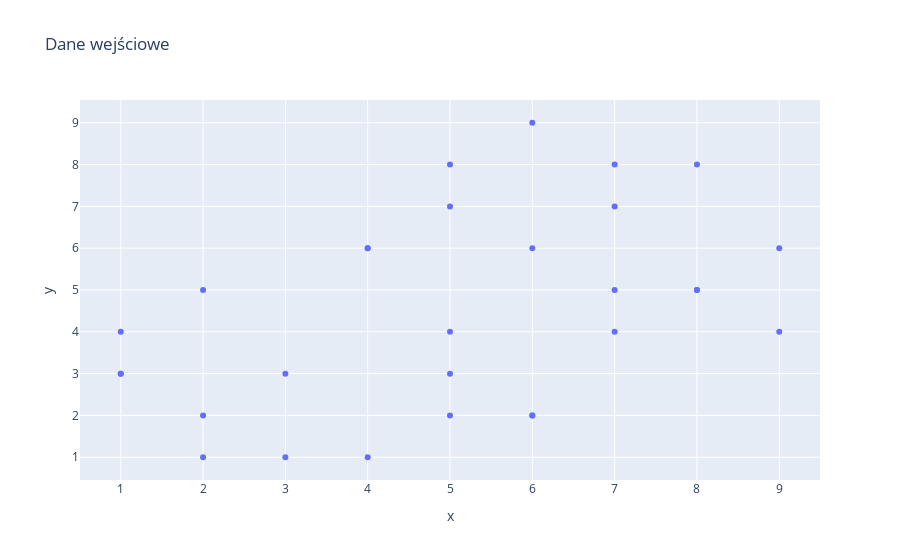

Notebook code for this chart:
### Code cell
#Smote test
# tutaj jest tymczasowy test Smote żeby ogarnąć poprawne liczebności
import plotly.express as px
temp_Cluter = np.array([[1,3,2,4,6,2,1,3,6,4,5,1,5,2,
                6,8,7,9,5,8,6,8,7,9,5,7,4,5,7],[3,1,2,6,2,5,4,3,2,1,3,3,2,1,
                6,5,7,6,4,8,9,5,8,4,7,5,6,8,4]])

fig = px.scatter(x=temp_Cluter[0],y=temp_Cluter[1],title="Dane wejściowe")
fig.show()

### Figure 1 — Plotly figure (JSON) as saved in the notebook; plotly's stock layout.template omitted (floating-point values rounded to 4 significant figures)
{"data": [{"hovertemplate": "x=%{x}<br>y=%{y}<extra></extra>", "legendgroup": "", "marker": {"color": "#636efa", "symbol": "circle"}, "mode": "markers", "name": "", "orientation": "v", "showlegend": false, "type": "scatter", "x": [1, 3, 2, 4, 6, 2, 1, 3, 6, 4, 5, 1, 5, 2, 6, 8, 7, 9, 5, 8, 6, 8, 7, 9, 5, 7, 4, 5, 7], "xaxis": "x", "y": [3, 1, 2, 6, 2, 5, 4, 3, 2, 1, 3, 3, 2, 1, 6, 5, 7, 6, 4, 8, 9, 5, 8, 4, 7, 5, 6, 8, 4], "yaxis": "y"}], "layout": {"legend": {"tracegroupgap": 0}, "title": {"text": "Dane wejściowe"}, "xaxis": {"anchor": "y", "domain": [0, 1], "title": {"text": "x"}}, "yaxis": {"anchor": "x", "domain": [0, 1], "title": {"text": "y"}}}}
